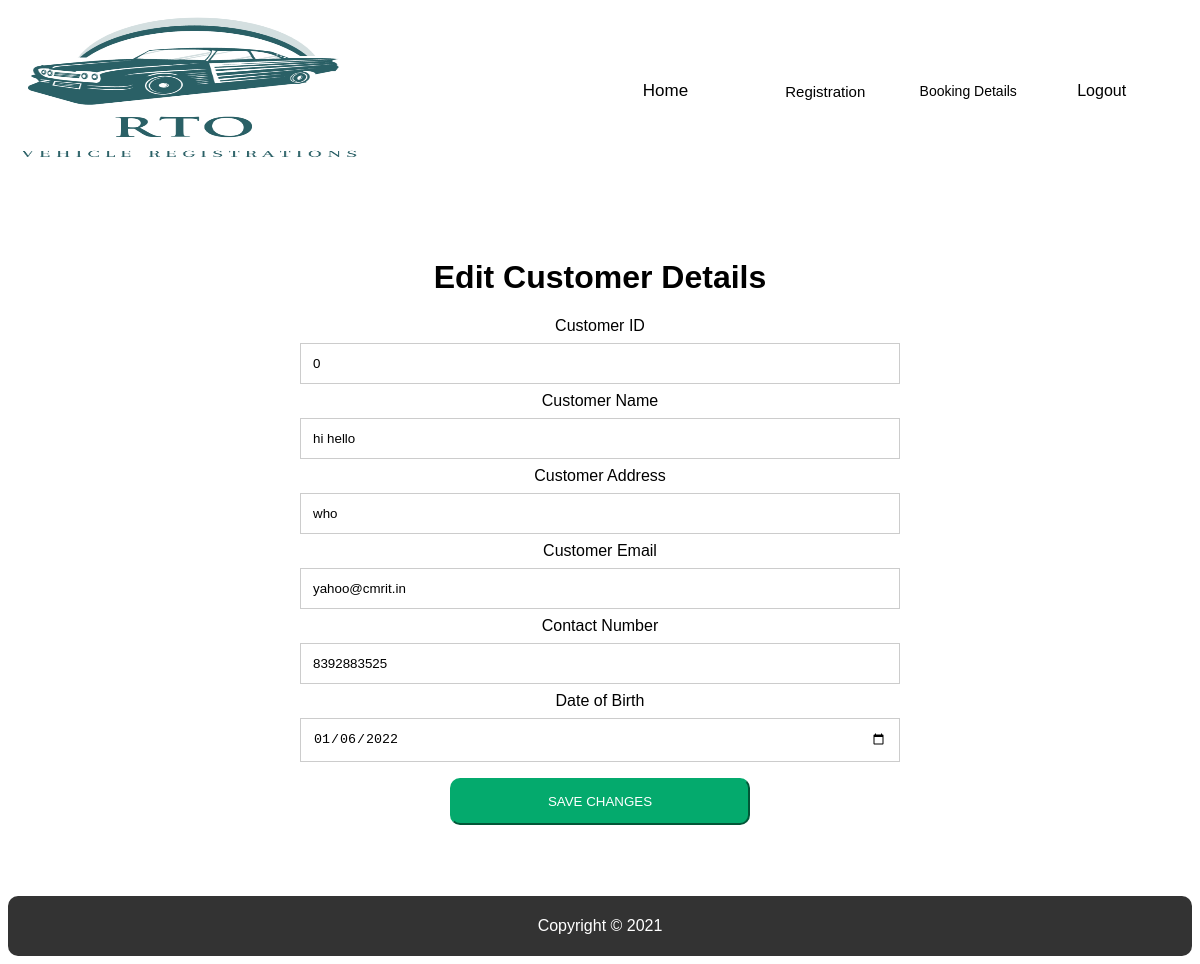
/editcustomer.php?id=0, run on the app's committed database.
### tables this page shows
CREATE TABLE `customer` (
  `cus_id` int(11) NOT NULL,
  `cus_name` varchar(50) DEFAULT NULL,
  `cus_addres` varchar(50) DEFAULT NULL,
  `cus_email` varchar(50) DEFAULT NULL,
  `cus_mobile` varchar(11) DEFAULT NULL,
  `cus_dob` date DEFAULT NULL
);

### db/conn.php (called while the page is built, shortened)
<?php
    $host = '127.0.0.1';
	$db = 'contact_db';
	$user = 'root';
	$pass = '';
	$charset = 'utf8mb4';
	$dsn = "mysql:host=$host;dbname=$db;charset=$charset";
    try{
		$pdo = new PDO($dsn ,$user ,$pass);
		$pdo->setAttribute(PDO::ATTR_ERRMODE, PDO::ERRMODE_EXCEPTION);
	} catch(PDOException $e){
		echo $e->getMessage();
	}
    require_once'crud.php';
    $crud = new crud($pdo);
?>

### db/crud.php (called while the page is built, shortened)
<?php
class crud{
	private $db;
	function __construct($conn){
		$this->db = $conn;
	}
	public function getcustomerdetails($cus_id){
        try{
        $sql = "select * from customer where cus_id = :cus_id";
        $stmt = $this->db->prepare($sql);
        $stmt->bindparam(':cus_id', $cus_id);
        $stmt->execute();
        $result = $stmt->fetch();
        return $result;
        }catch (PDOException $e) {
            echo $e->getMessage();
            return false;
        }
    }
}
?>

### editcustomer.php (the view, shortened to what this page needs)
<?php
require_once 'include/admin_header.php';
require_once 'db/conn.php';
    if(!isset($_GET['id']))
    {
        echo 'error';
        header("Location: viewcustomer.php");
    }
    else{
        $id = $_GET['id'];
        $customer = $crud->getcustomerdetails($id);
	}
?>
<br/>
<br/>
<table width="100%" height="650px" cellspacing="5px" cellpadding="5px" align="center">
<tr>
<td align="center">
<h1 align="center"><span class="p1"> Edit Customer Details</span></h1>
<form action="editpostcustomer.php" method="post">
 <div class="container p1">
 <label for="cus_id">Customer ID</label>
 <input name="cus_id" type="number" value="<?php echo $customer['cus_id'] ?>" maxlength="50" required id="cus_id" />
 <label for="cus_name">Customer Name</label>
 <input name="cus_name" type="text" value="<?php echo $customer['cus_name'] ?>" maxlength="50" required id="cus_name" />
 <label for="cus_addres">Customer Address</label>
 <input name="cus_addres" type="text" value="<?php echo $customer['cus_addres'] ?>" maxlength="50" required id="cus_addres" />
 <label for="cus_email">Customer Email</label>
 <input name="cus_email" type="text" value="<?php echo $customer['cus_email'] ?>" maxlength="50" required  id="cus_email" />
 <label for="cus_mobile">Contact Number</label>
 <input name="cus_mobile" type="text" value="<?php echo $customer['cus_mobile'] ?>" maxlength="11" required id="cus_mobile" />
 <label for="cus_dob">Date of Birth</label>
 <input name="cus_dob" type="date" value="<?php echo $customer['cus_dob'] ?>" required id="cus_dob" />
 </div>
<button type="submit"  name="submit"  class="bbutton">SAVE CHANGES</button>
 </form>
 </td>
 </tr>
 </table>
 <br/>
 <br/>
 <?php require'include/footer.php'?>

### include/admin_header.php (style rules this page uses)
body { background-color:white; }
html { font-size:100%; }
input { width:600px; padding:12px; margin:8px 0; border:1px solid #ccc; box-sizing:border-box; display:block; }
.p1 { font-family:Arial, Helveica, sans-serif, "Times New Roman"; }
.bbutton { width:300px; background-color:#04aa6D; color:white; margin:8px 0; padding:14px 20px; border-color:#04aa6D; cursor:pointer; border-radius:10px; }
@media (min-width: 640px) { body { font-size:1rem; } }

### data on the page
customer: cus_id "0", cus_name "hi hello", cus_addres "who", cus_email "yahoo@cmrit.in", cus_mobile "8392883525", cus_dob "01/06/2022"
